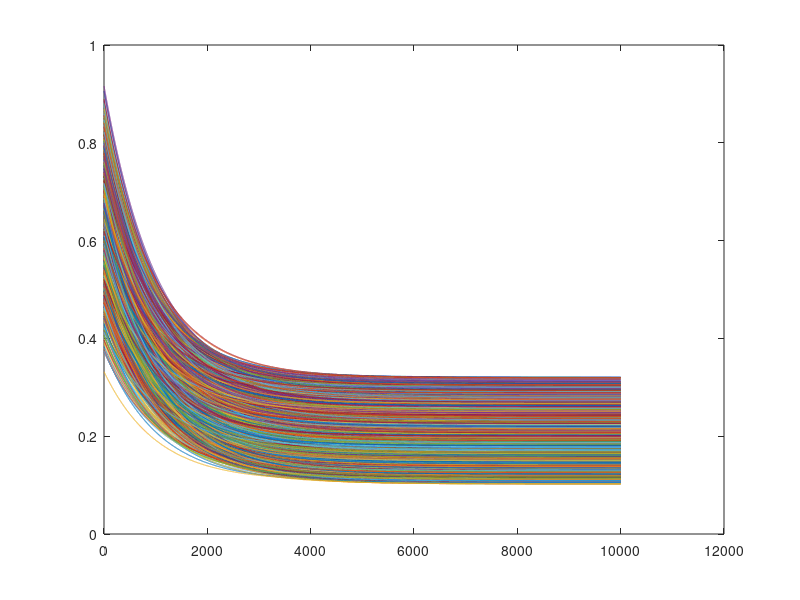

The MATLAB source for this figure:



numNodes = 1000

t = [0:1:10000]';

S0 = rand(1,numNodes)*0.2+0.1;
S1 = rand(1,numNodes)*0.2+0.1;
S2 = rand(1,numNodes)*0.2+0.1;

E0 = rand(1,numNodes)*0.1.*S0;
E1 = rand(1,numNodes)*0.1.*S1;
E2 = rand(1,numNodes)*0.1.*S2;

%E0 = 0;
%E1 = 0;
%E2 = 0;

Tau1 = 1000;
Tau2 = 1000;
ET1 = Tau1*rand(1,numNodes)*0.05;
ET2 = Tau1*rand(1,numNodes)*0.05;


S = (S0+E0)+(S1+E1).*exp(-t./(Tau1+ET1))+(S2+E2).*exp(-t./(Tau2+ET2));

plot(S)


half = zeros(1,numNodes);
long = 0;
for i=1:1:numNodes
    node = S(:,i)';
    a = node <= node(1)/2;
    ind = find(a, 1, 'first');
    if isempty(ind) 
        half(i) = 0;
        long = long + 1;
    else
        half(i) = ind;
    end

end

mean(half)
long